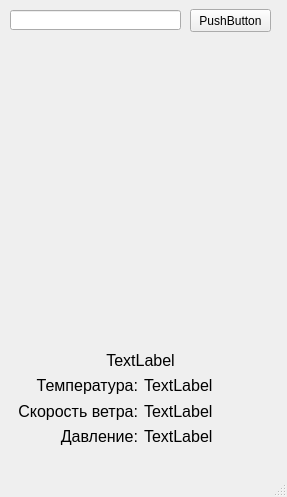
<?xml version="1.0" encoding="UTF-8"?>
<ui version="4.0">
 <class>MainWindow</class>
 <widget class="QMainWindow" name="MainWindow">
  <property name="geometry">
   <rect>
    <x>0</x>
    <y>0</y>
    <width>287</width>
    <height>497</height>
   </rect>
  </property>
  <property name="windowTitle">
   <string>MainWindow</string>
  </property>
  <widget class="QWidget" name="centralwidget">
   <widget class="QLineEdit" name="lineEdit">
    <property name="geometry">
     <rect>
      <x>10</x>
      <y>10</y>
      <width>171</width>
      <height>20</height>
     </rect>
    </property>
   </widget>
   <widget class="QPushButton" name="pushButton">
    <property name="geometry">
     <rect>
      <x>190</x>
      <y>9</y>
      <width>81</width>
      <height>23</height>
     </rect>
    </property>
    <property name="text">
     <string>PushButton</string>
    </property>
   </widget>
   <widget class="QWidget" name="gridLayoutWidget">
    <property name="geometry">
     <rect>
      <x>10</x>
      <y>350</y>
      <width>261</width>
      <height>96</height>
     </rect>
    </property>
    <layout class="QGridLayout" name="Data_layout">
     <item row="1" column="0">
      <widget class="QLabel" name="temp">
       <property name="font">
        <font>
         <pointsize>12</pointsize>
        </font>
       </property>
       <property name="text">
        <string>Температура:</string>
       </property>
       <property name="alignment">
        <set>Qt::AlignRight|Qt::AlignTrailing|Qt::AlignVCenter</set>
       </property>
      </widget>
     </item>
     <item row="2" column="1">
      <widget class="QLabel" name="wind_speed_out">
       <property name="font">
        <font>
         <pointsize>12</pointsize>
        </font>
       </property>
       <property name="text">
        <string>TextLabel</string>
       </property>
      </widget>
     </item>
     <item row="3" column="1">
      <widget class="QLabel" name="pressure_out">
       <property name="font">
        <font>
         <pointsize>12</pointsize>
        </font>
       </property>
       <property name="text">
        <string>TextLabel</string>
       </property>
      </widget>
     </item>
     <item row="1" column="1">
      <widget class="QLabel" name="pemp_out">
       <property name="font">
        <font>
         <pointsize>12</pointsize>
        </font>
       </property>
       <property name="text">
        <string>TextLabel</string>
       </property>
      </widget>
     </item>
     <item row="2" column="0">
      <widget class="QLabel" name="wind_speed">
       <property name="font">
        <font>
         <pointsize>12</pointsize>
        </font>
       </property>
       <property name="text">
        <string>Скорость ветра:</string>
       </property>
       <property name="alignment">
        <set>Qt::AlignRight|Qt::AlignTrailing|Qt::AlignVCenter</set>
       </property>
      </widget>
     </item>
     <item row="3" column="0">
      <widget class="QLabel" name="pressure">
       <property name="font">
        <font>
         <pointsize>12</pointsize>
        </font>
       </property>
       <property name="text">
        <string>Давление:</string>
       </property>
       <property name="alignment">
        <set>Qt::AlignRight|Qt::AlignTrailing|Qt::AlignVCenter</set>
       </property>
      </widget>
     </item>
     <item row="0" column="0" colspan="2">
      <widget class="QLabel" name="weather">
       <property name="font">
        <font>
         <pointsize>12</pointsize>
        </font>
       </property>
       <property name="text">
        <string>TextLabel</string>
       </property>
       <property name="alignment">
        <set>Qt::AlignCenter</set>
       </property>
      </widget>
     </item>
    </layout>
   </widget>
  </widget>
  <widget class="QMenuBar" name="menubar">
   <property name="geometry">
    <rect>
     <x>0</x>
     <y>0</y>
     <width>287</width>
     <height>21</height>
    </rect>
   </property>
  </widget>
  <widget class="QStatusBar" name="statusbar"/>
 </widget>
 <resources/>
 <connections/>
</ui>
